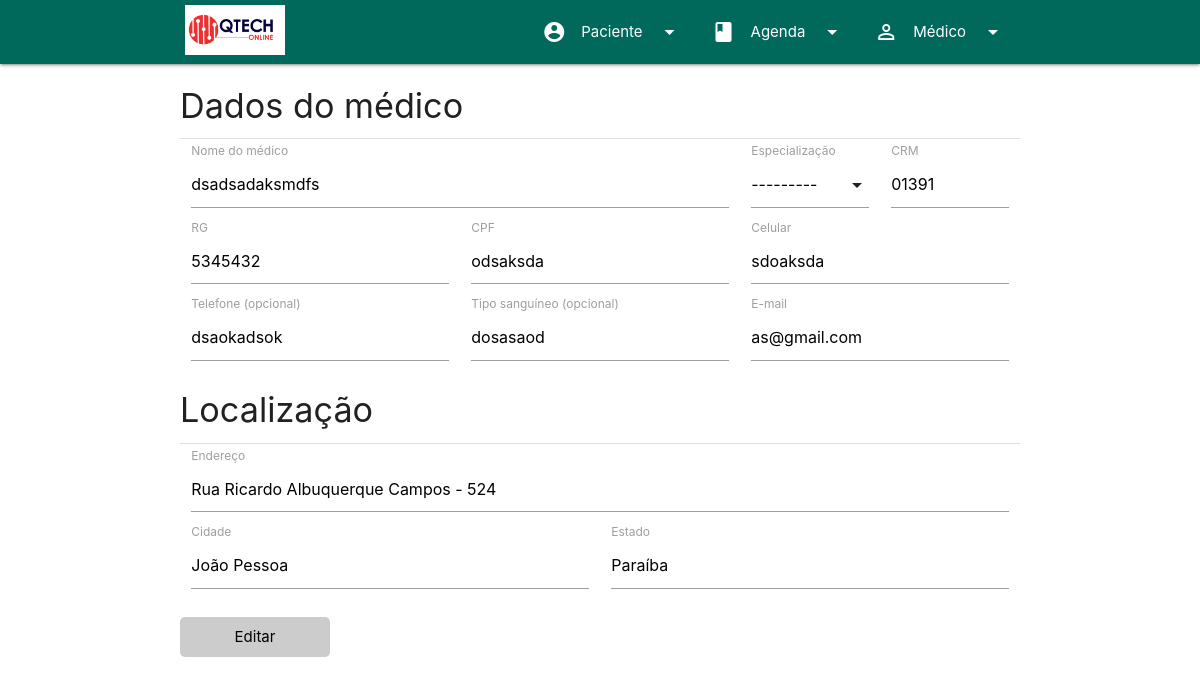
The page /medico/editar/6 (signed in) on the database its author committed.
### medico/models.py (models this page shows, shortened)
class medico(models.Model):
    nome = models.CharField(max_length=300, unique=True)
    crm = models.CharField(max_length=300)
    especializacao = models.ForeignKey(especializacao, blank=True, null=True, on_delete=models.SET_NULL)
    rg = models.CharField(max_length=60, unique=True)
    cpf = models.CharField(max_length=80, unique=True)
    celular = models.CharField(max_length=80)
    telefone = models.CharField(max_length=80, blank=True)
    estado = models.CharField(max_length=300)
    cidade = models.CharField(max_length=300)
    sangue = models.CharField(max_length=300, blank=True)
    endereco = models.CharField(max_length=300)
    email = models.EmailField()

### medico/views.py (the view)
# urls.py: path('editar/<int:pk>', editarMedi, name="editarMedico"),
@login_required
def editarMedi(request,pk):
    medic = medico.objects.get(id=pk)
    if request.method == "POST":
        form = medicoForm(request.POST, instance=medic)
        print('entroi')
        if form.is_valid():
            form.save()
            print('salvou')
            return redirect("/medico/buscar/")
    else:
        form = medicoForm(instance=medic)
    return render(request, 'editMedic.html', {'form':form})

### medico/form.py
class medicoForm(ModelForm):
    class Meta:
        model = medico
        fields = '__all__'

### templates/editMedic.html (shortened to what this page needs)
{% extends "base.html" %}
{% load static %}
{% block link_css %}<link type="text/css" rel="stylesheet" href="{% static 'css/criarMedico.css' %}">{% endblock %}
{% block content %}
    {% include 'nav.html' %}
    <form method="post" class="container">
        <h4>Dados do médico</h4>
        <div class="divider"></div>
        <div class="row">
            <div class="col m8 s12">
                <label for="id_Nome">Nome do médico</label>
                {{ form.nome }}
            </div>
            <div class="col m2 s6">
                <label for="id_Nome">Especialização</label>
            </div>
            <div class="col m2 s6">
                <label for="id_Nome">CRM</label>
                {{ form.crm }}
            </div>
            <div class="col m4 s6">
                <label for="id_cpf">RG</label>
                {{ form.rg }}
            </div>
            <div class="col m4 s6">
                <label for="id_cpf">CPF</label>
                {{ form.cpf }}
            </div>
            <div class="col m4 s6">
                <label for="id_celular">Celular</label>
                {{ form.celular }}
            </div>
            <div class="col m4 s6">
                <label for="id_telefone">Telefone (opcional)</label>
                {{ form.telefone }}
            </div>
            <div class="col m4 s6">
                <label for="id_sangue">Tipo sanguíneo (opcional)</label>
                {{ form.sangue }}
            </div>
            <div class="col m4 s6">
                <label for="id_email">E-mail</label>
                {{ form.email }}
            </div>
        </div>
        <h4>Localização</h4>
        <div class="divider"></div>
        <div class="row">
            <div class="col m12 s12">
                <label for="id_endereco">Endereço</label>
                {{ form.endereco }}
            </div>
            <div class="col s6">
                <label for="id_cidade">Cidade</label>
                {{ form.cidade }}
            </div>
            <div class="col s6">
                <label for="id_estado">Estado</label>
                {{ form.estado }}
            </div>
        </div>
        <input type="submit" value="Editar">
    </form>
{% endblock %}

### static/css/base.css (style rules this page uses)
input[type=submit] { padding:7px 15px; background:#ccc; height: 40px; width:150px; border:0 none; cursor:pointer; -webkit-border-radius: 5px; border-radius: 5px; }

### rows shown on the page
medico: nome "dsadsadaksmdfs", crm "01391", rg "5345432", cpf "odsaksda", celular "sdoaksda", telefone "dsaokadsok", sangue "dosasaod", email "as@gmail.com", endereco "Rua Ricardo Albuquerque Campos - 524", cidade "João Pessoa", estado "Paraíba"
